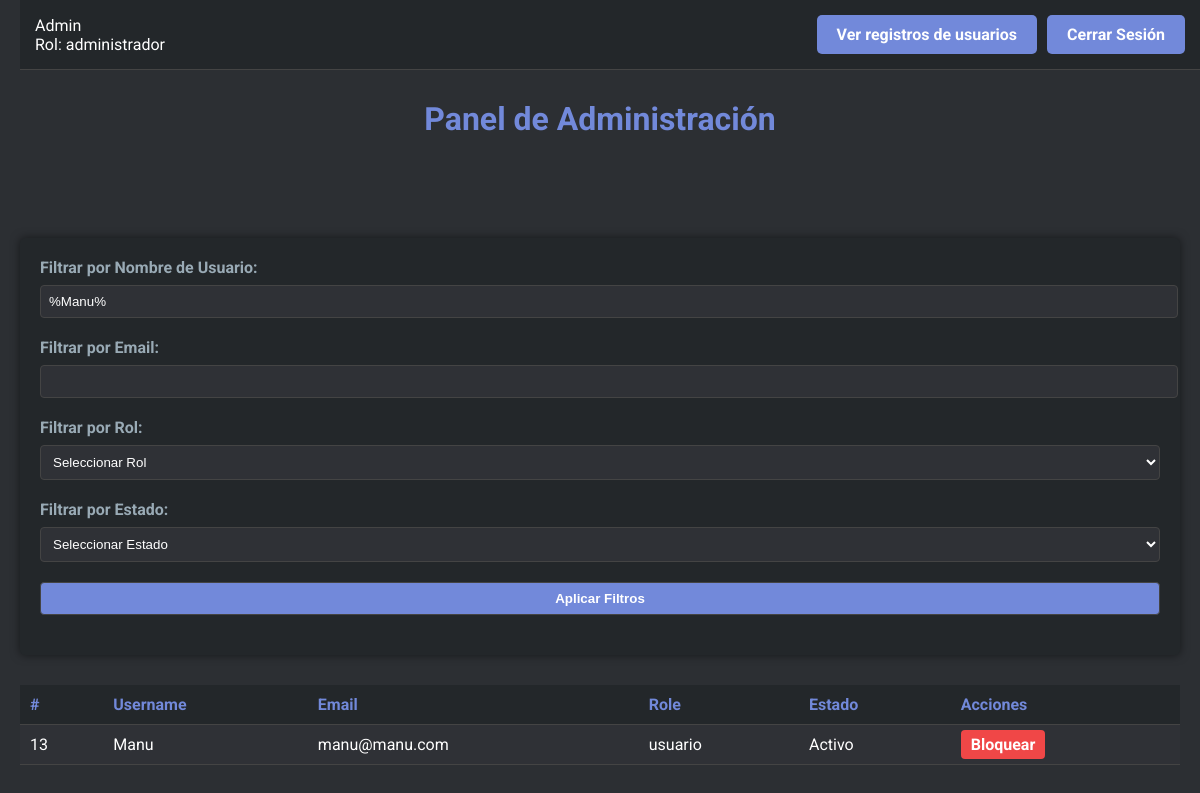
Page /admin_dashboard.php?username=Manu (signed in) on the committed database.
### tables this page shows
CREATE TABLE `users` (
  `id` int(11) NOT NULL,
  `username` varchar(50) NOT NULL,
  `email` varchar(100) NOT NULL,
  `password` varchar(255) NOT NULL,
  `role` enum('usuario','administrador') DEFAULT 'usuario',
  `created_at` timestamp NOT NULL DEFAULT current_timestamp(),
  `is_active` tinyint(1) DEFAULT 1,
  `failed_attempts` int(11) DEFAULT 0,
  `last_attempt` timestamp NULL DEFAULT NULL,
  `security_question_1` varchar(255) DEFAULT NULL,
  `security_question_2` varchar(255) DEFAULT NULL,
  `security_question_3` varchar(255) DEFAULT NULL
);

### admin_dashboard.php (the view, shortened to what this page needs)
<?php
include 'db.php';
$username_filter = isset($_GET['username']) ? $_GET['username'] : '';
$email_filter = isset($_GET['email']) ? $_GET['email'] : '';
$query = "SELECT id, username, email, is_active, role FROM users WHERE 1=1";
if ($username_filter) {
    $query .= " AND username LIKE :username";
}
$stmt = $pdo->prepare($query);
if ($username_filter) {
    $username_filter = '%' . $username_filter . '%';
    $stmt->bindParam(':username', $username_filter, PDO::PARAM_STR);
}
$stmt->execute();
$users = $stmt->fetchAll(PDO::FETCH_ASSOC);
?>
<!DOCTYPE html>
<html lang="es">
<head>
</head>
<body>
    <header class="header">
        <div class="user-info">
            <?php echo htmlspecialchars($_SESSION['username']); ?><br>
            Rol: <?php echo htmlspecialchars($_SESSION['role']); ?>
        </div>
        <div class="buttons">
            <a href="log.php">Ver registros de usuarios</a>
            <a href="logout.php">Cerrar Sesión</a>
        </div>
    </header>
    <h1>Panel de Administración</h1>
    <div class="filter-container">
        <form method="GET" action="admin_dashboard.php">
            <label for="username">Filtrar por Nombre de Usuario:</label>
            <input type="text" name="username" id="username" value="<?php echo htmlspecialchars($username_filter); ?>">
            <label for="email">Filtrar por Email:</label>
            <input type="text" name="email" id="email" value="<?php echo htmlspecialchars($email_filter); ?>">
            <label for="role">Filtrar por Rol:</label>
            <select name="role" id="role">
                <option value="">Seleccionar Rol</option>
            </select>
            <label for="status">Filtrar por Estado:</label>
            <select name="status" id="status">
                <option value="">Seleccionar Estado</option>
            </select>
            <input type="submit" value="Aplicar Filtros">
        </form>
    </div>
    <div class="table-container">
        <table>
            <thead>
                <tr>
                    <th>#</th>
                    <th>Username</th>
                    <th>Email</th>
                    <th>Role</th>
                    <th>Estado</th>
                    <th>Acciones</th>
                </tr>
            </thead>
            <tbody>
                <?php foreach ($users as $user): ?>
                    <tr>
                        <td><?php echo htmlspecialchars($user['id']); ?></td>
                        <td><?php echo htmlspecialchars($user['username']); ?></td>
                        <td><?php echo htmlspecialchars($user['email']); ?></td>
                        <td><?php echo htmlspecialchars($user['role']); ?></td>
                        <td><?php echo $user['is_active'] ? 'Activo' : 'Bloqueado'; ?></td>
                        <td>
                            <a href="admin_dashboard.php?toggle_active=1&id=<?php echo $user['id']; ?>"
                                class="<?php echo $user['is_active'] ? 'deactivate-btn' : 'activate-btn'; ?>">
                                <?php echo $user['is_active'] ? 'Bloquear' : 'Activar'; ?>
                            </a>
                        </td>
                    </tr>
                <?php endforeach; ?>
            </tbody>
        </table>
    </div>
</body>
</html>

### admin_dashboard.php (style rules this page uses)
body { font-family: 'Roboto', sans-serif; background-color: #2c2f33; color: #ffffff; margin: 0; padding: 20px; }
.header { background-color: #23272a; padding: 15px; display: flex; justify-content: space-between; align-items: center; position: fixed; top: 0; width: 100%; z-index: 10; border-bottom: 1px solid #444; box-sizing: border-box; }
h1 { text-align: center; color: #7289da; margin-top: 80px; }
.buttons { display: flex; gap: 10px; margin-right: 20px; }
.buttons a { display: inline-block; padding: 10px 20px; background-color: #7289da; color: #ffffff; text-decoration: none; border-radius: 5px; font-weight: bold; transition: background-color 0.3s; }
.filter-container { margin-top: 100px; padding: 20px; background-color: #23272a; border-radius: 5px; box-shadow: 0 0 10px rgba(0, 0, 0, 0.5); }
.filter-container label { color: #99aab5; font-weight: bold; display: block; margin-bottom: 8px; }
.filter-container input, .filter-container select { width: 100%; padding: 8px; margin-bottom: 20px; background-color: #2f3136; border: 1px solid #444; color: #ffffff; border-radius: 4px; }
.filter-container input[type="submit"] { background-color: #7289da; cursor: pointer; font-weight: bold; transition: background-color 0.3s; }
.table-container { margin-top: 30px; }
table { width: 100%; border-collapse: collapse; background-color: #2f3136; color: #ffffff; }
th, td { padding: 10px; text-align: left; border-bottom: 1px solid #444; }
th { background-color: #23272a; color: #7289da; }
.deactivate-btn { padding: 5px 10px; color: #fff; background-color: #f04747; text-decoration: none; border-radius: 4px; font-weight: bold; transition: background-color 0.3s; }

### rows in the picture
users: id "13", username "Manu", email "manu@manu.com", role "usuario", is_active "Activo"

### other values in the picture
$_SESSION['username'] "Admin"
$_SESSION['role'] "administrador"
